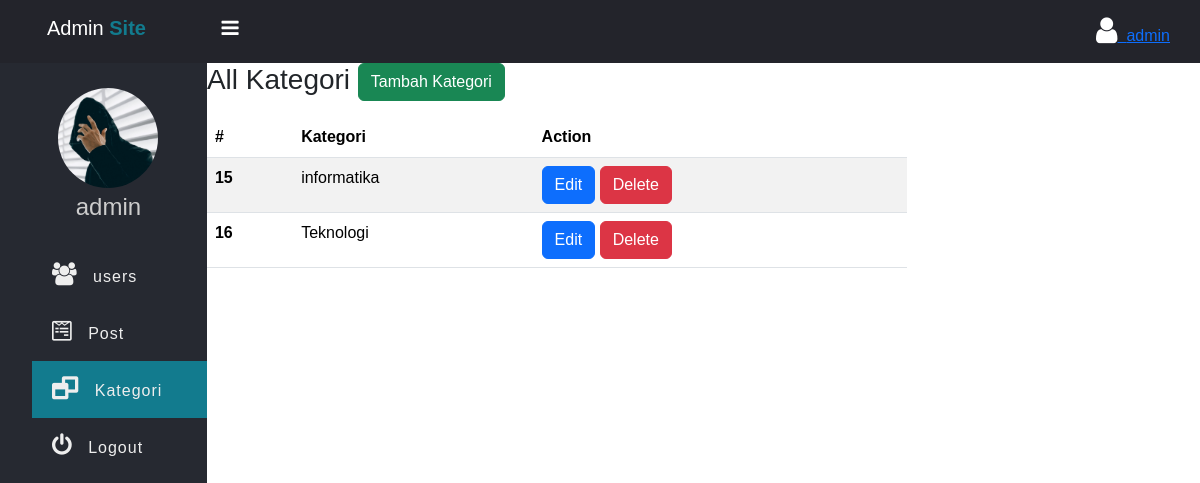
Page /admin/kategori.php (signed in) on the committed database.
### tables this page shows
CREATE TABLE IF NOT EXISTS `kategori` (
  `id_kategori` int NOT NULL AUTO_INCREMENT,
  `kategori` varchar(255) DEFAULT NULL,
  PRIMARY KEY (`id_kategori`)
);

### data/kategori.php (called while the page is built, shortened)
<?php
function getAllKategori($conn){
    $sql = "SELECT * FROM kategori;";
    $stmt = $conn->prepare($sql);
    $stmt->execute();
    if($stmt->rowCount() >= 1){
        $data = $stmt->fetchAll();
        return $data;
    }else {
        return 0;
    }
}

### admin/kategori.php (the view, shortened to what this page needs)
<?php
if (isset($_SESSION['admin_id']) && isset($_SESSION['username'])) {
 ?>
<!DOCTYPE html>
<html>
<head>
    <link rel="stylesheet" href="https://stackpath.bootstrapcdn.com/font-awesome/4.7.0/css/font-awesome.min.css">
    <link href="https://cdn.jsdelivr.net/npm/bootstrap@5.3.3/dist/css/bootstrap.min.css" rel="stylesheet">
    <link rel="stylesheet" href="../css/side-bar.css">
    <link rel="stylesheet" href="../css/style.css">
    <link rel="stylesheet" href="../css/richtext.min.css">
</head>
<body>
    <?php
    include 'inc/side-nav.php';
    include_once '../data/kategori.php';
    include_once '../db_conn.php';
    $categories = getAllKategori($conn);
    ?>
    <div class="main-table">
        <h3 class="mb-3">All Kategori
        <button type="button" class="btn btn-success" data-bs-toggle="modal" data-bs-target="#addArticleModal">Tambah Kategori</button></h3>
        <?php if (!empty($categories)) { ?>
            <table class="table t1 table-striped">
                <thead>
                    <tr>
                        <th scope="col">#</th>
                        <th scope="col">Kategori</th>
                        <th scope="col">Action</th>
                    </tr>
                </thead>
                <tbody>
                    <?php foreach ($categories as  $category) { ?>
                    <tr>
                        <th scope="row"><?=$category['id_kategori']?></th>
                        <td><?=$category['kategori']?></td>
                        <td>
                            <button type="button"
                                    class="btn btn-primary btn-edit"
                                    data-id="<?=$category['id_kategori']?>"
                                    data-category="<?=$category['kategori']?>"
                                    data-bs-toggle="modal"
                                    data-bs-target="#editKategoriModal">
                                Edit
                            </button>
                            <a href="kategori-delete.php?kategori_id=<?=$category['id_kategori']?>" class="btn btn-danger">Delete</a>
                        </td>
                    </tr>
                    <?php } ?>
                </tbody>
            </table>
        <?php } else { ?>
            <div class="alert alert-warning">
                Kosong!!
            </div>
        <?php } ?>
    </div>
</body>
</html>
<?php
} else {
    header("Location: ../admin-login.php");
    exit;
}
?>

### css/side-bar.css (style rules this page uses)
* { padding: 0; margin: 0; box-sizing: border-box; font-family: arial, sans-serif; }

### css/style.css (style rules this page uses)
.main-table { width: 90%; max-width: 700px; }

### rows in the picture
kategori: id_kategori "15", kategori "informatika"
kategori: id_kategori "16", kategori "Teknologi"

### other values in the picture
$_SESSION['username'] "admin"
